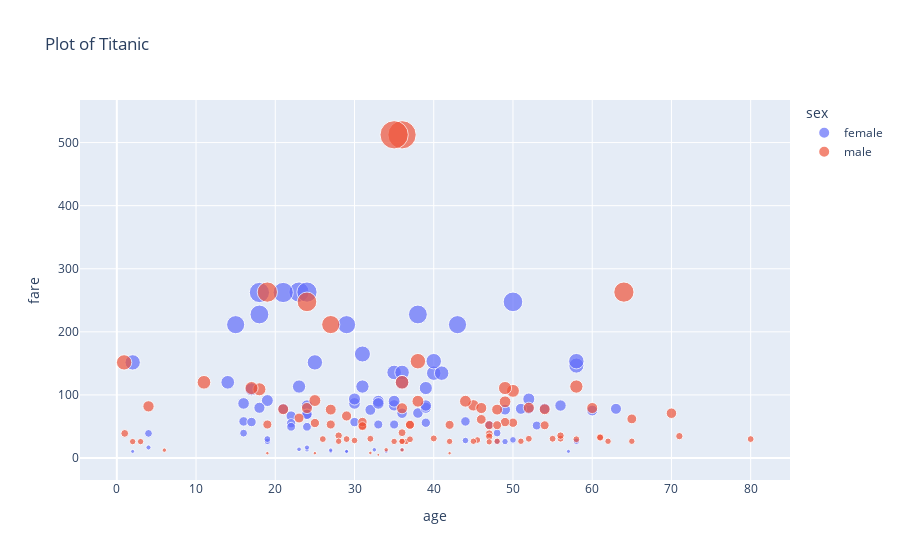

Notebook source saved alongside this figure:
### Code cell
df.dropna(inplace=True)

fig=px.scatter(df, x='age', y='fare', color='sex', size='fare', title='Plot of Titanic')
fig.show()
